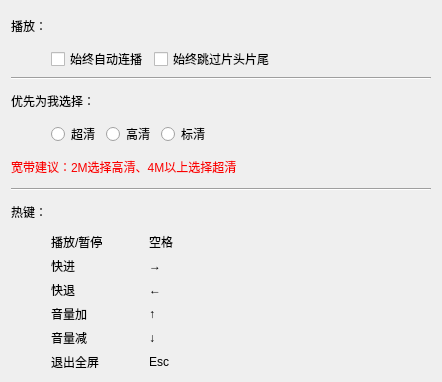
<?xml version="1.0" encoding="UTF-8"?>
<ui version="4.0">
 <class>play_set_widget</class>
 <widget class="QWidget" name="play_set_widget">
  <property name="geometry">
   <rect>
    <x>0</x>
    <y>0</y>
    <width>442</width>
    <height>382</height>
   </rect>
  </property>
  <property name="windowTitle">
   <string>Form</string>
  </property>
  <layout class="QHBoxLayout" name="horizontalLayout_7">
   <item>
    <layout class="QVBoxLayout" name="verticalLayout_3">
     <item>
      <layout class="QHBoxLayout" name="horizontalLayout">
       <item>
        <widget class="QLabel" name="label">
         <property name="text">
          <string>播放：</string>
         </property>
        </widget>
       </item>
       <item>
        <spacer name="horizontalSpacer_6">
         <property name="orientation">
          <enum>Qt::Horizontal</enum>
         </property>
         <property name="sizeHint" stdset="0">
          <size>
           <width>40</width>
           <height>20</height>
          </size>
         </property>
        </spacer>
       </item>
      </layout>
     </item>
     <item>
      <layout class="QHBoxLayout" name="horizontalLayout_2">
       <item>
        <spacer name="horizontalSpacer">
         <property name="orientation">
          <enum>Qt::Horizontal</enum>
         </property>
         <property name="sizeType">
          <enum>QSizePolicy::Fixed</enum>
         </property>
         <property name="sizeHint" stdset="0">
          <size>
           <width>40</width>
           <height>20</height>
          </size>
         </property>
        </spacer>
       </item>
       <item>
        <widget class="QCheckBox" name="checkBox_">
         <property name="text">
          <string>始终自动连播</string>
         </property>
        </widget>
       </item>
       <item>
        <widget class="QCheckBox" name="checkBox_2">
         <property name="text">
          <string>始终跳过片头片尾</string>
         </property>
        </widget>
       </item>
       <item>
        <spacer name="horizontalSpacer_3">
         <property name="orientation">
          <enum>Qt::Horizontal</enum>
         </property>
         <property name="sizeHint" stdset="0">
          <size>
           <width>40</width>
           <height>20</height>
          </size>
         </property>
        </spacer>
       </item>
      </layout>
     </item>
     <item>
      <widget class="Line" name="line">
       <property name="orientation">
        <enum>Qt::Horizontal</enum>
       </property>
      </widget>
     </item>
     <item>
      <layout class="QHBoxLayout" name="horizontalLayout_3">
       <item>
        <widget class="QLabel" name="label_2">
         <property name="text">
          <string>优先为我选择：</string>
         </property>
        </widget>
       </item>
       <item>
        <spacer name="horizontalSpacer_5">
         <property name="orientation">
          <enum>Qt::Horizontal</enum>
         </property>
         <property name="sizeHint" stdset="0">
          <size>
           <width>40</width>
           <height>20</height>
          </size>
         </property>
        </spacer>
       </item>
      </layout>
     </item>
     <item>
      <layout class="QHBoxLayout" name="horizontalLayout_4">
       <item>
        <spacer name="horizontalSpacer_2">
         <property name="orientation">
          <enum>Qt::Horizontal</enum>
         </property>
         <property name="sizeType">
          <enum>QSizePolicy::Fixed</enum>
         </property>
         <property name="sizeHint" stdset="0">
          <size>
           <width>40</width>
           <height>20</height>
          </size>
         </property>
        </spacer>
       </item>
       <item>
        <widget class="QRadioButton" name="format_spuer">
         <property name="text">
          <string>超清</string>
         </property>
        </widget>
       </item>
       <item>
        <widget class="QRadioButton" name="format_high">
         <property name="text">
          <string>高清</string>
         </property>
        </widget>
       </item>
       <item>
        <widget class="QRadioButton" name="format_normal">
         <property name="text">
          <string>标清</string>
         </property>
        </widget>
       </item>
       <item>
        <spacer name="horizontalSpacer_4">
         <property name="orientation">
          <enum>Qt::Horizontal</enum>
         </property>
         <property name="sizeHint" stdset="0">
          <size>
           <width>40</width>
           <height>20</height>
          </size>
         </property>
        </spacer>
       </item>
      </layout>
     </item>
     <item>
      <widget class="QLabel" name="label_16">
       <property name="font">
        <font>
         <pointsize>9</pointsize>
        </font>
       </property>
       <property name="text">
        <string>&lt;html&gt;&lt;head/&gt;&lt;body&gt;&lt;p&gt;&lt;span style=&quot; color:#fa0000;&quot;&gt;宽带建议：2M选择高清、4M以上选择超清&lt;/span&gt;&lt;/p&gt;&lt;/body&gt;&lt;/html&gt;</string>
       </property>
      </widget>
     </item>
     <item>
      <widget class="Line" name="line_2">
       <property name="orientation">
        <enum>Qt::Horizontal</enum>
       </property>
      </widget>
     </item>
     <item>
      <layout class="QHBoxLayout" name="horizontalLayout_5">
       <item>
        <widget class="QLabel" name="label_3">
         <property name="text">
          <string>热键：</string>
         </property>
        </widget>
       </item>
       <item>
        <spacer name="horizontalSpacer_10">
         <property name="orientation">
          <enum>Qt::Horizontal</enum>
         </property>
         <property name="sizeHint" stdset="0">
          <size>
           <width>40</width>
           <height>20</height>
          </size>
         </property>
        </spacer>
       </item>
      </layout>
     </item>
     <item>
      <layout class="QHBoxLayout" name="horizontalLayout_6">
       <item>
        <spacer name="horizontalSpacer_7">
         <property name="orientation">
          <enum>Qt::Horizontal</enum>
         </property>
         <property name="sizeType">
          <enum>QSizePolicy::Fixed</enum>
         </property>
         <property name="sizeHint" stdset="0">
          <size>
           <width>40</width>
           <height>20</height>
          </size>
         </property>
        </spacer>
       </item>
       <item>
        <layout class="QVBoxLayout" name="verticalLayout">
         <item>
          <widget class="QLabel" name="label_4">
           <property name="text">
            <string>播放/暂停</string>
           </property>
          </widget>
         </item>
         <item>
          <widget class="QLabel" name="label_5">
           <property name="text">
            <string>快进</string>
           </property>
          </widget>
         </item>
         <item>
          <widget class="QLabel" name="label_6">
           <property name="text">
            <string>快退</string>
           </property>
          </widget>
         </item>
         <item>
          <widget class="QLabel" name="label_12">
           <property name="text">
            <string>音量加</string>
           </property>
          </widget>
         </item>
         <item>
          <widget class="QLabel" name="label_13">
           <property name="text">
            <string>音量减</string>
           </property>
          </widget>
         </item>
         <item>
          <widget class="QLabel" name="label_14">
           <property name="text">
            <string>退出全屏</string>
           </property>
          </widget>
         </item>
        </layout>
       </item>
       <item>
        <spacer name="horizontalSpacer_8">
         <property name="orientation">
          <enum>Qt::Horizontal</enum>
         </property>
         <property name="sizeType">
          <enum>QSizePolicy::Fixed</enum>
         </property>
         <property name="sizeHint" stdset="0">
          <size>
           <width>40</width>
           <height>20</height>
          </size>
         </property>
        </spacer>
       </item>
       <item>
        <layout class="QVBoxLayout" name="verticalLayout_2">
         <item>
          <widget class="QLabel" name="label_7">
           <property name="minimumSize">
            <size>
             <width>60</width>
             <height>0</height>
            </size>
           </property>
           <property name="styleSheet">
            <string notr="true">border-color: rgb(0, 0, 0);</string>
           </property>
           <property name="lineWidth">
            <number>1</number>
           </property>
           <property name="text">
            <string>空格</string>
           </property>
          </widget>
         </item>
         <item>
          <widget class="QLabel" name="label_8">
           <property name="minimumSize">
            <size>
             <width>60</width>
             <height>0</height>
            </size>
           </property>
           <property name="text">
            <string>→</string>
           </property>
          </widget>
         </item>
         <item>
          <widget class="QLabel" name="label_9">
           <property name="minimumSize">
            <size>
             <width>60</width>
             <height>0</height>
            </size>
           </property>
           <property name="text">
            <string>←</string>
           </property>
          </widget>
         </item>
         <item>
          <widget class="QLabel" name="label_10">
           <property name="minimumSize">
            <size>
             <width>60</width>
             <height>0</height>
            </size>
           </property>
           <property name="text">
            <string>↑</string>
           </property>
          </widget>
         </item>
         <item>
          <widget class="QLabel" name="label_11">
           <property name="minimumSize">
            <size>
             <width>30</width>
             <height>0</height>
            </size>
           </property>
           <property name="text">
            <string>↓</string>
           </property>
          </widget>
         </item>
         <item>
          <widget class="QLabel" name="label_15">
           <property name="minimumSize">
            <size>
             <width>60</width>
             <height>0</height>
            </size>
           </property>
           <property name="text">
            <string>Esc</string>
           </property>
          </widget>
         </item>
        </layout>
       </item>
       <item>
        <spacer name="horizontalSpacer_9">
         <property name="orientation">
          <enum>Qt::Horizontal</enum>
         </property>
         <property name="sizeHint" stdset="0">
          <size>
           <width>40</width>
           <height>20</height>
          </size>
         </property>
        </spacer>
       </item>
      </layout>
     </item>
    </layout>
   </item>
  </layout>
 </widget>
 <resources/>
 <connections/>
</ui>
